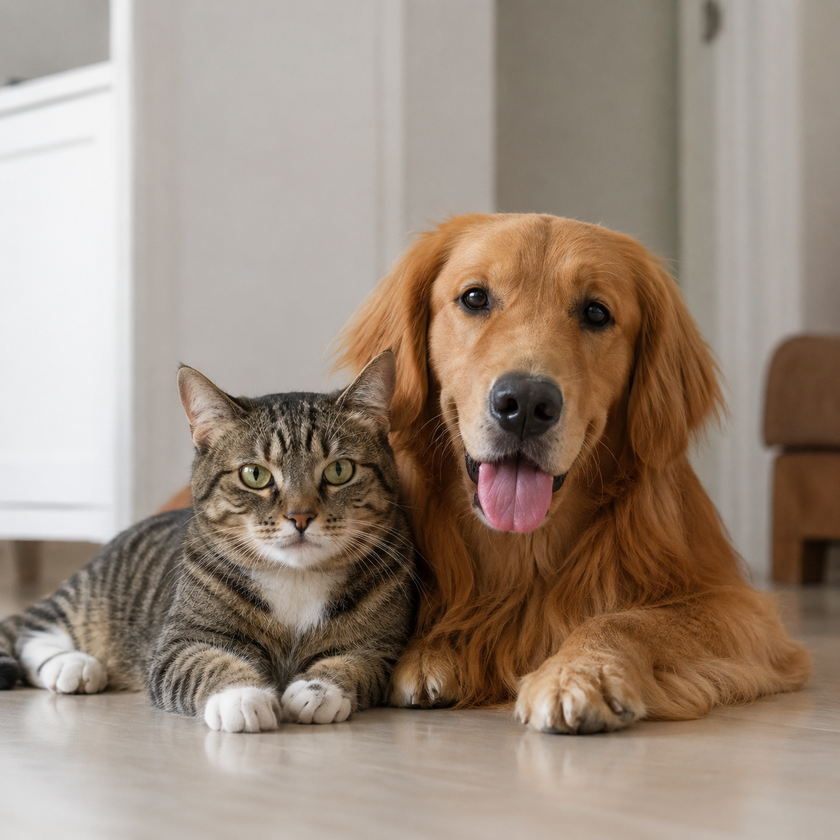
#> input picture images/original/image.png, 840 x 840 px, shrunk from 1254 x 1254 before the run
$ python image_encrypt.py
#> lines starting #> are read from the running program, lines starting #| are printed output that depends on the picture
#> the answer given: 1
from PIL import Image
import os
import random


def generate_shuffle_indices(length, key):
    random.seed(key)
    indices = list(range(length))
    random.shuffle(indices)
    return indices


def encrypt_image():
    image_path = input("Enter image path: ").strip()
#> the answer given: images/original/image.png

    if not os.path.exists(image_path):
        print("Image not found!")
        return

    try:
        key = int(input("Enter encryption key (0-255): "))
#> the answer given: 3
    except ValueError:
        print("Invalid key!")
        return

    if key < 0 or key > 255:
        print("Key must be between 0 and 255!")
        return

    image = Image.open(image_path).convert("RGB")
#> image is the input picture: PIL image 840x840 RGB; mean R, G, B 155, 138.5, 124.4
    try:
        pixels = list(image.get_flattened_data())
    except AttributeError:
        pixels = list(image.getdata())
#> pixels = 705600 items

    encrypted_pixels = []

    for r, g, b in pixels:
        encrypted_pixels.append((
            (r + key) % 256,
            (g + key) % 256,
            (b + key) % 256
        ))
#> this loop made 705600 passes
#> (r, g, b) on passes 1 to 3: (171, 168, 164), (172, 169, 166), (171, 169, 165)
#> after the loop, encrypted_pixels = 705600 items

    indices = generate_shuffle_indices(len(encrypted_pixels), key)
#> indices = 705600 items

    shuffled_pixels = [None] * len(encrypted_pixels)
#> shuffled_pixels = 705600 items

    for i, shuffled_index in enumerate(indices):
        shuffled_pixels[shuffled_index] = encrypted_pixels[i]
#> this loop made 705600 passes
#> shuffled_index on passes 1 to 3: 365519, 602564, 179682

    encrypted_image = Image.new("RGB", image.size)
#> encrypted_image: PIL image 840x840 RGB; every value is 0
    encrypted_image.putdata(shuffled_pixels)
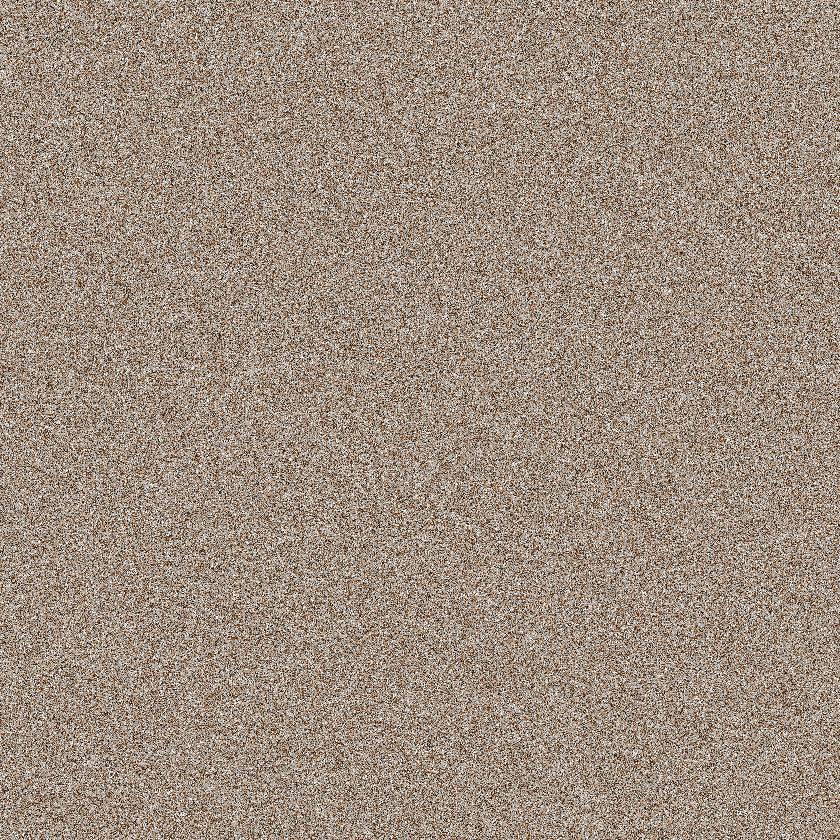
#> encrypted_image: PIL image 840x840 RGB; mean R, G, B 158, 141.5, 127.4

    os.makedirs("images/encrypted", exist_ok=True)

    filename = os.path.basename(image_path)
    name, ext = os.path.splitext(filename)

    output_path = f"images/encrypted/{name}_encrypted{ext}"

    encrypted_image.save(output_path)

    print("\nImage encrypted successfully!")
    print(f"Saved to: {output_path}")


# [53 lines left out: function decrypt_image, not called in this run]


def main():
    while True:
        print("\n" + "=" * 45)
        print("      PIXELCRYPT - IMAGE ENCRYPTION TOOL")
        print("=" * 45)
        print("1. Encrypt Image")
        print("2. Decrypt Image")
        print("3. Exit")

#> (the run stopped early here; a loop or call above may not have finished)
